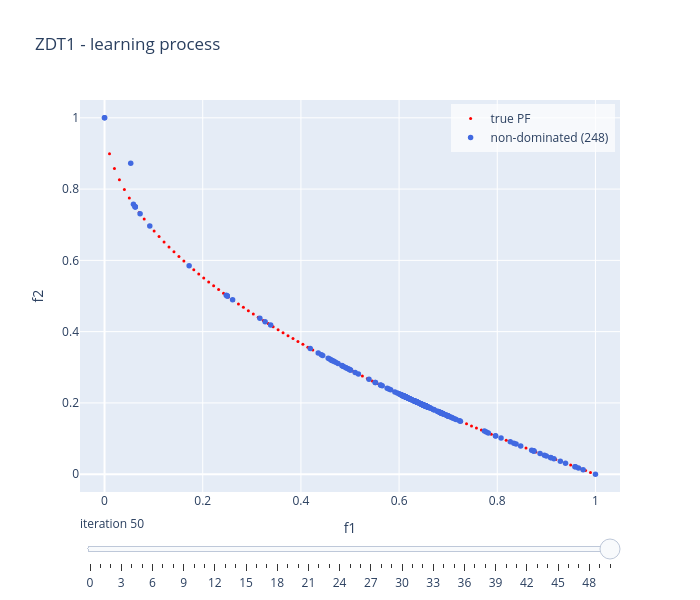

Write notebook code for a chart like this one.
### Code cell
choquet_model.visualise("learning", show = False)

### Figure 1 — Plotly figure (JSON) as saved in the notebook; plotly's stock layout.template omitted (floating-point values rounded to 4 significant figures; data arrays with more than 128 entries replaced by an {"elided": "..."} marker saying what was removed)
{"data": [{"marker": {"color": "red", "size": 3}, "mode": "markers", "name": "true PF", "type": "scatter", "x": [0.0, 0.0101, 0.0202, 0.0303, 0.0404, 0.05051, 0.06061, 0.07071, 0.08081, 0.09091, 0.101, 0.1111, 0.1212, 0.1313, 0.1414, 0.1515, 0.1616, 0.1717, 0.1818, 0.1919, 0.202, 0.2121, 0.2222, 0.2323, 0.2424, 0.2525, 0.2626, 0.2727, 0.2828, 0.2929, 0.303, 0.3131, 0.3232, 0.3333, 0.3434, 0.3535, 0.3636, 0.3737, 0.3838, 0.3939, 0.404, 0.4141, 0.4242, 0.4343, 0.4444, 0.4545, 0.4646, 0.4747, 0.4848, 0.4949, 0.5051, 0.5152, 0.5253, 0.5354, 0.5455, 0.5556, 0.5657, 0.5758, 0.5859, 0.596, 0.6061, 0.6162, 0.6263, 0.6364, 0.6465, 0.6566, 0.6667, 0.6768, 0.6869, 0.697, 0.7071, 0.7172, 0.7273, 0.7374, 0.7475, 0.7576, 0.7677, 0.7778, 0.7879, 0.798, 0.8081, 0.8182, 0.8283, 0.8384, 0.8485, 0.8586, 0.8687, 0.8788, 0.8889, 0.899, 0.9091, 0.9192, 0.9293, 0.9394, 0.9495, 0.9596, 0.9697, 0.9798, 0.9899, 1.0], "y": [1.0, 0.8995, 0.8579, 0.8259, 0.799, 0.7753, 0.7538, 0.7341, 0.7157, 0.6985, 0.6822, 0.6667, 0.6518, 0.6376, 0.6239, 0.6108, 0.598, 0.5856, 0.5736, 0.5619, 0.5505, 0.5394, 0.5286, 0.518, 0.5076, 0.4975, 0.4875, 0.4778, 0.4682, 0.4588, 0.4495, 0.4404, 0.4315, 0.4226, 0.414, 0.4054, 0.397, 0.3887, 0.3805, 0.3724, 0.3644, 0.3565, 0.3487, 0.341, 0.3333, 0.3258, 0.3184, 0.311, 0.3037, 0.2965, 0.2893, 0.2823, 0.2753, 0.2683, 0.2615, 0.2546, 0.2479, 0.2412, 0.2346, 0.228, 0.2215, 0.215, 0.2086, 0.2023, 0.196, 0.1897, 0.1835, 0.1773, 0.1712, 0.1652, 0.1591, 0.1531, 0.1472, 0.1413, 0.1354, 0.1296, 0.1238, 0.1181, 0.1124, 0.1067, 0.1011, 0.09547, 0.0899, 0.08437, 0.07887, 0.0734, 0.06797, 0.06256, 0.05719, 0.05185, 0.04654, 0.04126, 0.036, 0.03078, 0.02558, 0.02041, 0.01527, 0.01015, 0.005063, 0.0]}, {"marker": {"color": "royalblue", "size": 5.5}, "mode": "markers", "name": "non-dominated (248)", "type": "scatter", "x": {"elided": "248 float values"}, "y": {"elided": "248 float values"}}], "layout": {"height": 600, "legend": {"bgcolor": "rgba(255,255,255,0.7)", "x": 0.99, "xanchor": "right", "y": 0.99, "yanchor": "top"}, "showlegend": true, "sliders": [{"active": 50, "currentvalue": {"prefix": "iteration "}, "steps": [{"args": [["0"], {"frame": {"redraw": true}, "mode": "immediate"}], "label": "0", "method": "animate"}, {"args": [["1"], {"frame": {"redraw": true}, "mode": "immediate"}], "label": "1", "method": "animate"}, {"args": [["2"], {"frame": {"redraw": true}, "mode": "immediate"}], "label": "2", "method": "animate"}, {"args": [["3"], {"frame": {"redraw": true}, "mode": "immediate"}], "label": "3", "method": "animate"}, {"args": [["4"], {"frame": {"redraw": true}, "mode": "immediate"}], "label": "4", "method": "animate"}, {"args": [["5"], {"frame": {"redraw": true}, "mode": "immediate"}], "label": "5", "method": "animate"}, {"args": [["6"], {"frame": {"redraw": true}, "mode": "immediate"}], "label": "6", "method": "animate"}, {"args": [["7"], {"frame": {"redraw": true}, "mode": "immediate"}], "label": "7", "method": "animate"}, {"args": [["8"], {"frame": {"redraw": true}, "mode": "immediate"}], "label": "8", "method": "animate"}, {"args": [["9"], {"frame": {"redraw": true}, "mode": "immediate"}], "label": "9", "method": "animate"}, {"args": [["10"], {"frame": {"redraw": true}, "mode": "immediate"}], "label": "10", "method": "animate"}, {"args": [["11"], {"frame": {"redraw": true}, "mode": "immediate"}], "label": "11", "method": "animate"}, {"args": [["12"], {"frame": {"redraw": true}, "mode": "immediate"}], "label": "12", "method": "animate"}, {"args": [["13"], {"frame": {"redraw": true}, "mode": "immediate"}], "label": "13", "method": "animate"}, {"args": [["14"], {"frame": {"redraw": true}, "mode": "immediate"}], "label": "14", "method": "animate"}, {"args": [["15"], {"frame": {"redraw": true}, "mode": "immediate"}], "label": "15", "method": "animate"}, {"args": [["16"], {"frame": {"redraw": true}, "mode": "immediate"}], "label": "16", "method": "animate"}, {"args": [["17"], {"frame": {"redraw": true}, "mode": "immediate"}], "label": "17", "method": "animate"}, {"args": [["18"], {"frame": {"redraw": true}, "mode": "immediate"}], "label": "18", "method": "animate"}, {"args": [["19"], {"frame": {"redraw": true}, "mode": "immediate"}], "label": "19", "method": "animate"}, {"args": [["20"], {"frame": {"redraw": true}, "mode": "immediate"}], "label": "20", "method": "animate"}, {"args": [["21"], {"frame": {"redraw": true}, "mode": "immediate"}], "label": "21", "method": "animate"}, {"args": [["22"], {"frame": {"redraw": true}, "mode": "immediate"}], "label": "22", "method": "animate"}, {"args": [["23"], {"frame": {"redraw": true}, "mode": "immediate"}], "label": "23", "method": "animate"}, {"args": [["24"], {"frame": {"redraw": true}, "mode": "immediate"}], "label": "24", "method": "animate"}, {"args": [["25"], {"frame": {"redraw": true}, "mode": "immediate"}], "label": "25", "method": "animate"}, {"args": [["26"], {"frame": {"redraw": true}, "mode": "immediate"}], "label": "26", "method": "animate"}, {"args": [["27"], {"frame": {"redraw": true}, "mode": "immediate"}], "label": "27", "method": "animate"}, {"args": [["28"], {"frame": {"redraw": true}, "mode": "immediate"}], "label": "28", "method": "animate"}, {"args": [["29"], {"frame": {"redraw": true}, "mode": "immediate"}], "label": "29", "method": "animate"}, {"args": [["30"], {"frame": {"redraw": true}, "mode": "immediate"}], "label": "30", "method": "animate"}, {"args": [["31"], {"frame": {"redraw": true}, "mode": "immediate"}], "label": "31", "method": "animate"}, {"args": [["32"], {"frame": {"redraw": true}, "mode": "immediate"}], "label": "32", "method": "animate"}, {"args": [["33"], {"frame": {"redraw": true}, "mode": "immediate"}], "label": "33", "method": "animate"}, {"args": [["34"], {"frame": {"redraw": true}, "mode": "immediate"}], "label": "34", "method": "animate"}, {"args": [["35"], {"frame": {"redraw": true}, "mode": "immediate"}], "label": "35", "method": "animate"}, {"args": [["36"], {"frame": {"redraw": true}, "mode": "immediate"}], "label": "36", "method": "animate"}, {"args": [["37"], {"frame": {"redraw": true}, "mode": "immediate"}], "label": "37", "method": "animate"}, {"args": [["38"], {"frame": {"redraw": true}, "mode": "immediate"}], "label": "38", "method": "animate"}, {"args": [["39"], {"frame": {"redraw": true}, "mode": "immediate"}], "label": "39", "method": "animate"}, {"args": [["40"], {"frame": {"redraw": true}, "mode": "immediate"}], "label": "40", "method": "animate"}, {"args": [["41"], {"frame": {"redraw": true}, "mode": "immediate"}], "label": "41", "method": "animate"}, {"args": [["42"], {"frame": {"redraw": true}, "mode": "immediate"}], "label": "42", "method": "animate"}, {"args": [["43"], {"frame": {"redraw": true}, "mode": "immediate"}], "label": "43", "method": "animate"}, {"args": [["44"], {"frame": {"redraw": true}, "mode": "immediate"}], "label": "44", "method": "animate"}, {"args": [["45"], {"frame": {"redraw": true}, "mode": "immediate"}], "label": "45", "method": "animate"}, {"args": [["46"], {"frame": {"redraw": true}, "mode": "immediate"}], "label": "46", "method": "animate"}, {"args": [["47"], {"frame": {"redraw": true}, "mode": "immediate"}], "label": "47", "method": "animate"}, {"args": [["48"], {"frame": {"redraw": true}, "mode": "immediate"}], "label": "48", "method": "animate"}, {"args": [["49"], {"frame": {"redraw": true}, "mode": "immediate"}], "label": "49", "method": "animate"}, {"args": [["50"], {"frame": {"redraw": true}, "mode": "immediate"}], "label": "50", "method": "animate"}]}], "title": {"text": "ZDT1 - learning process"}, "width": 700, "xaxis": {"range": [-0.05, 1.05], "title": {"text": "f1"}}, "yaxis": {"range": [-0.05, 1.05], "title": {"text": "f2"}}}}
